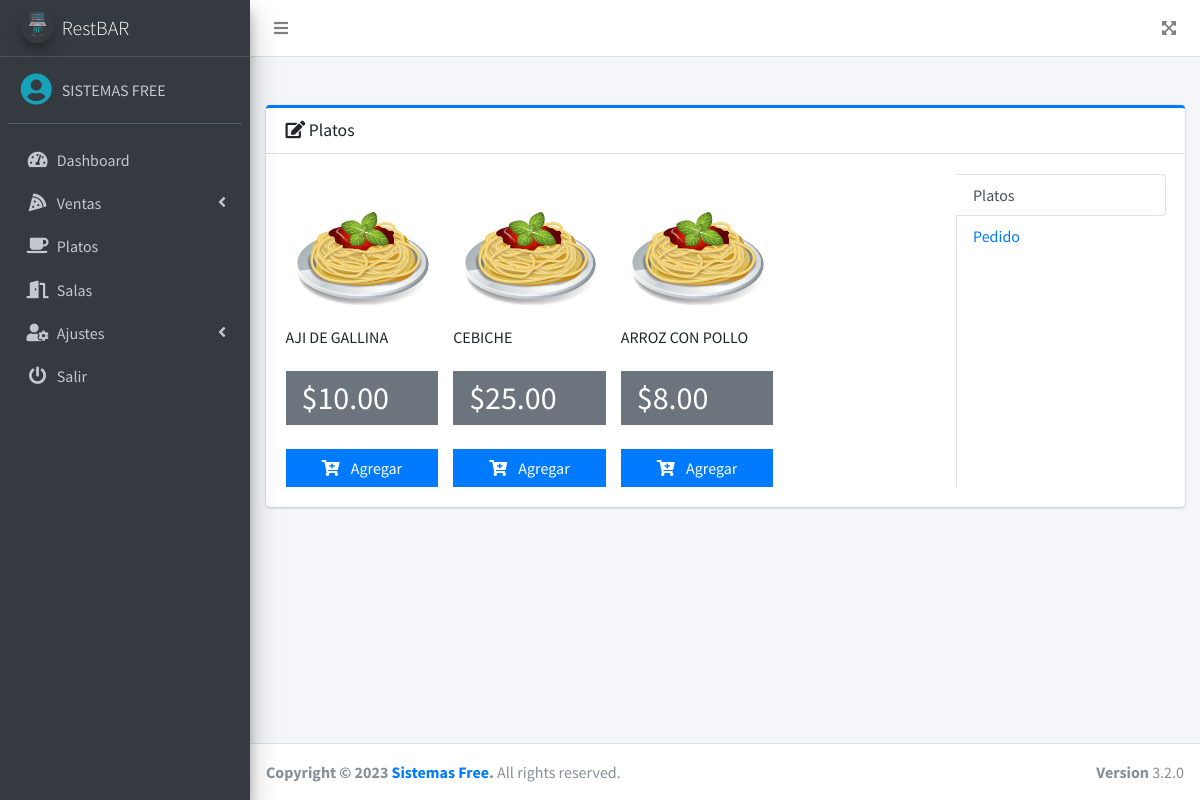
/src/pedido.php (signed in), run on the app's committed database.
### tables this page shows
CREATE TABLE `platos` (
  `id` int(11) NOT NULL,
  `nombre` varchar(200) NOT NULL,
  `precio` decimal(10,2) NOT NULL,
  `imagen` varchar(100) DEFAULT NULL,
  `fecha` timestamp NULL DEFAULT NULL,
  `estado` int(11) NOT NULL DEFAULT 1
);

### src/pedido.php (the view, shortened to what this page needs)
<?php
include_once "includes/header.php";
?>
<div class="card card-primary card-outline">
    <div class="card-header">
        <h3 class="card-title">
            <i class="fas fa-edit"></i>
            Platos
        </h3>
    </div>
    <div class="card-body">
        <div class="row">
            <div class="col-7 col-sm-9">
                <div class="tab-content" id="vert-tabs-right-tabContent">
                    <div class="tab-pane fade show active" id="vert-tabs-right-home" role="tabpanel" aria-labelledby="vert-tabs-right-home-tab">
                        <div class="row">
                            <?php
                            include "../conexion.php";
                            $query = mysqli_query($conexion, "SELECT * FROM platos WHERE estado = 1");
                            $result = mysqli_num_rows($query);
                            if ($result > 0) {
                                while ($data = mysqli_fetch_assoc($query)) { ?>
                                    <div class="col-md-3">
                                        <div class="col-12">
                                            <img src="<?php echo ($data['imagen'] == null) ? '../assets/img/default.png' : $data['imagen']; ?>" class="product-image" alt="Product Image">
                                        </div>
                                        <h6 class="my-3"><?php echo $data['nombre']; ?></h6>
                                        <div class="bg-gray py-2 px-3 mt-4">
                                            <h2 class="mb-0">
                                                $<?php echo $data['precio']; ?>
                                            </h2>
                                        </div>
                                        <div class="mt-4">
                                            <a class="btn btn-primary btn-block btn-flat addDetalle" href="#" data-id="<?php echo $data['id']; ?>">
                                                <i class="fas fa-cart-plus mr-2"></i>
                                                Agregar
                                            </a>
                                        </div>
                                    </div>
                            <?php }
                            } ?>
                        </div>
                    </div>
                </div>
            </div>
            <div class="col-5 col-sm-3">
                <div class="nav flex-column nav-tabs nav-tabs-right h-100" id="vert-tabs-right-tab" role="tablist" aria-orientation="vertical">
                    <a class="nav-link active" id="vert-tabs-right-home-tab" data-toggle="pill" href="#vert-tabs-right-home" role="tab" aria-controls="vert-tabs-right-home" aria-selected="true">Platos</a>
                    <a class="nav-link" id="pedido-tab" data-toggle="pill" href="#pedido" role="tab" aria-controls="pedido" aria-selected="false">Pedido</a>
                </div>
            </div>
        </div>
    </div>
</div>
<?php include_once "includes/footer.php"; ?>

### data on the page
platos: nombre "AJI DE GALLINA", precio "10.00"
platos: nombre "CEBICHE", precio "25.00"
platos: nombre "ARROZ CON POLLO", precio "8.00"

### other printed values
$_SESSION['nombre'] "SISTEMAS FREE"
